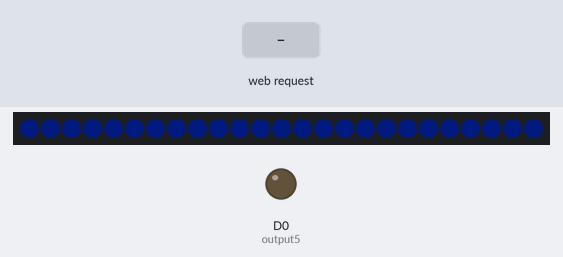
Bench run of a sketch on a simulated ESP8266 (NodeMCU). Shown: 25 RGB LEDs in strip order, left to right, output pins drawn as LEDs (lit = HIGH). Inputs (shaded band) come from the test bench. Dim RGB values are drawn brighter than linear; WiFi joins after 1.5 s; servers stay silent unless stated; what the sketch prints to the serial monitor is not drawn.

Above: at 2.7 s.
2.8 s: HTTP request GET /slider/ received
At 3.9 s:
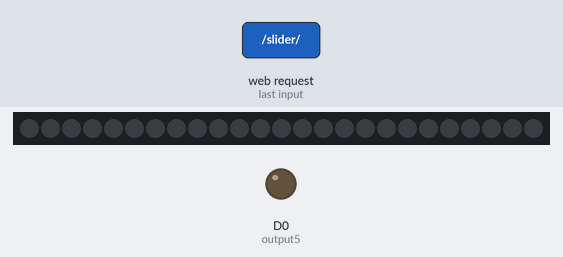
4.3 s: HTTP request GET /5/on received
At 5.0 s:
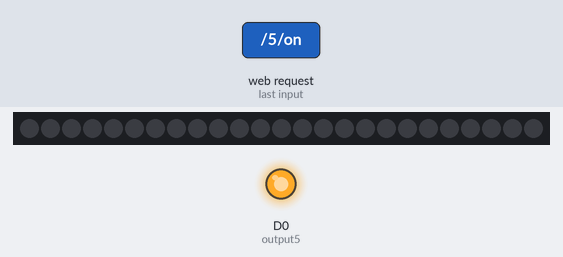
5.8 s: HTTP request GET /5/off received
At 6.1 s:
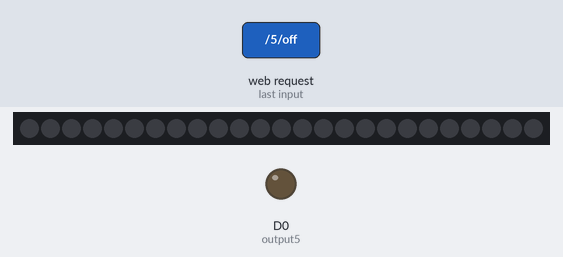
Timing chart, 0 to 8.8 s (numbered marks = the images above; inputs shaded):
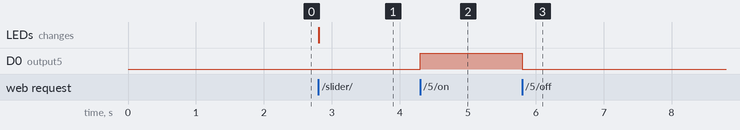

Measured:
- after the input at 2.8 s, the LEDs: change at once (image 1)
- after the input at 4.3 s, D0 (output5): LOW → HIGH at once
- after the input at 5.8 s, D0 (output5): HIGH → LOW at once

The sketch:

esp_server_blink.ino
```cpp
/*********
  Rui Santos
    tutorial
  https://randomnerdtutorials.com/esp8266-web-server/
    Git
  https://raw.githubusercontent.com/RuiSantosdotme/Random-Nerd-Tutorials/master/Projects/ESP8266_Web_Server_Arduino_IDE_updated.ino

*********/

// Load Wi-Fi library
#include <ESP8266WiFi.h>
#include <Adafruit_NeoPixel.h>


                                                        // ** Neopixel
#define PIN     D2
#define PIXELS  25

Adafruit_NeoPixel neoStrip = Adafruit_NeoPixel(PIXELS, PIN, NEO_GRB + NEO_KHZ800);


// Replace with your network credentials
const char* ssid = "KDG-3798D";
const char* password = "fA4cXNhfB5uX";

// Set web server port number to 80
WiFiServer server(80);

// Variable to store the HTTP request
String header;

// Auxiliar variables to store the current output state
String output5State = "off";


// Assign output variables to GPIO pins
const int output5 = D0;


void setup() {
  Serial.begin(115200);

  // Initialize the output variables as outputs
  pinMode(output5, OUTPUT);
  // Set outputs to LOW
  digitalWrite(output5, LOW);


  //
  neoStrip.begin();
  for(int x=0; x<PIXELS; x++) {
    neoStrip.setPixelColor( x, neoStrip.Color(0, 1, 5) );
  }
              neoStrip.show();
  Serial.println("\n##\nNeopixel strip intialized");


  // Connect to Wi-Fi network with SSID and password
  Serial.print("Connecting to ");
  Serial.println(ssid);
  WiFi.begin(ssid, password);
  while (WiFi.status() != WL_CONNECTED) {
    delay(500);
    Serial.print(".");
  }
  // Print local IP address and start web server
  Serial.println("");
  Serial.println("WiFi connected.");
  Serial.println("IP address: ");
  Serial.println(WiFi.localIP());
  server.begin();
}

int slideVar = 10;

void loop(){
  WiFiClient client = server.available();   // Listen for incoming clients

  if (client) {                             // If a new client connects,
    Serial.println("New Client.");          // print a message out in the serial port
    String currentLine = "";                // make a String to hold incoming data from the client
    while (client.connected()) {            // loop while the client's connected
      if (client.available()) {             // if there's bytes to read from the client,
        char c = client.read();             // read a byte, then
        Serial.write(c);                    // print it out the serial monitor
        header += c;
        if (c == '\n') {                    // if the byte is a newline character
          // if the current line is blank, you got two newline characters in a row.
          // that's the end of the client HTTP request, so send a response:
          if (currentLine.length() == 0) {
            // HTTP headers always start with a response code (e.g. HTTP/1.1 200 OK)
            // and a content-type so the client knows what's coming, then a blank line:
            client.println("HTTP/1.1 200 OK");
            client.println("Content-type:text/html");
            client.println("Connection: close");
            client.println();

            // turns the GPIOs on and off
            if (header.indexOf("GET /5/on") >= 0) {
              Serial.println("GPIO 0 HIGH");
              output5State = "OFF";
              digitalWrite(output5, HIGH);

            }
            else if (header.indexOf("GET /5/off") >= 0) {
              Serial.println("GPIO 0 LOW");
              output5State = "ON";
              digitalWrite(output5, LOW);
            }
            else if( header.indexOf("/slider/") >= 0) {
              int x = header.indexOf("/slider/") +8;
              String val;
              while( isDigit(header.charAt(x)) ) {
                val += header.charAt(x);
                x++;
              }
              //Serial.print("int string is : " + val+ "\n as digit is : " );
              //Serial.println( val.toInt() );
              slideVar = val.toInt();
              for(int x=0; x<PIXELS; x++) {
                neoStrip.setPixelColor( x, neoStrip.Color(0, slideVar>>4, slideVar) );
              }
              neoStrip.show();
            }

            // Display the HTML web page
            client.println("<!DOCTYPE html><html>");
            client.println("<head><meta name=\"viewport\" content=\"width=device-width, initial-scale=1\">");
            client.println("<link rel=\"icon\" href=\"data:,\">");
            // CSS to style the on/off buttons
            // Feel free to change the background-color and font-size attributes to fit your preferences
            client.println("<style>html { font-family: Helvetica; display: inline-block; margin: 0px auto; text-align: center;}");
            client.println(".button { background-color: #195B6A; border: none; color: white; padding: 16px 40px;");
            client.println("text-decoration: none; font-size: 30px; margin: 2px; cursor: pointer;}");
            client.println(".button2 {background-color: #77878A;}</style></head>");

            // Web Page Heading
            client.println("<body><h1>ESP8266 Web Server</h1>");

            // Display current state, and ON/OFF buttons for GPIO 5
            client.println("<p>GPIO 5 - State " + output5State + "</p>");
            // If the output5State is off, it displays the ON button
            if (output5State=="OFF") {
              client.println("<p><a href=\"/5/off\"><button class=\"button\">LED ON</button></a></p>");
            } else {
              client.println("<p><a href=\"/5/on\"><button class=\"button button2\">LED OFF</button></a></p>");
            }

            // Display current state, and ON/OFF buttons for GPIO 4

            // If the output4State is off, it displays the ON button

            // Adding a slider
            client.println("<p><label for=\"slider\">Volume : " +String(slideVar) +"</label>");
            client.println("<input type=\"range\" min=\"0\" max=\"128\" value=\"" +String(slideVar) +"\" id=\"slider\" step=\"1\" oninput=\"slideFunc()\"></p>");
            client.println("<script  type=\"text/javascript\"> function slideFunc() { ");
            client.println("val=document.getElementById('slider').value;  ");
            client.println("window.location.href='/slider/'+val.toString();");
            client.println("} </script>" );

            client.println("</body></html>");

            // The HTTP response ends with another blank line
            client.println();
            // Break out of the while loop
            break;
          } else { // if you got a newline, then clear currentLine
            currentLine = "";
          }
        } else if (c != '\r') {  // if you got anything else but a carriage return character,
          currentLine += c;      // add it to the end of the currentLine
        }
      }
    }
    // Clear the header variable
    header = "";
    // Close the connection
    client.stop();
    Serial.println("Client disconnected.");
    Serial.println("");
  }
}
```
